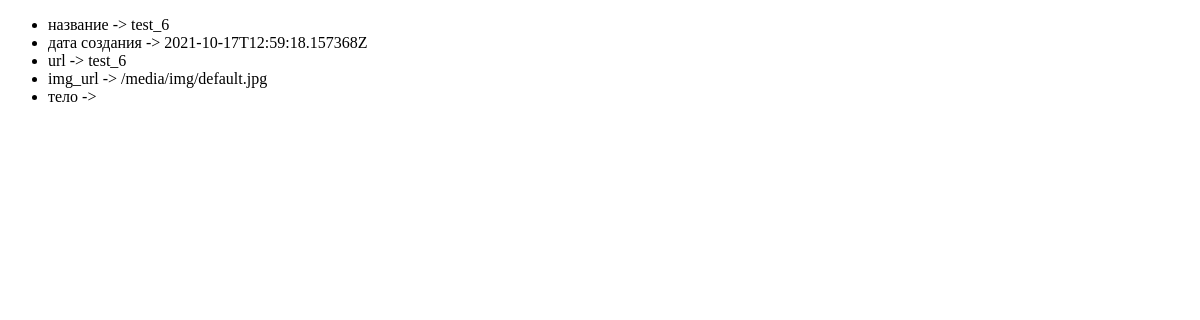
The app's page /news/test_6, older data.
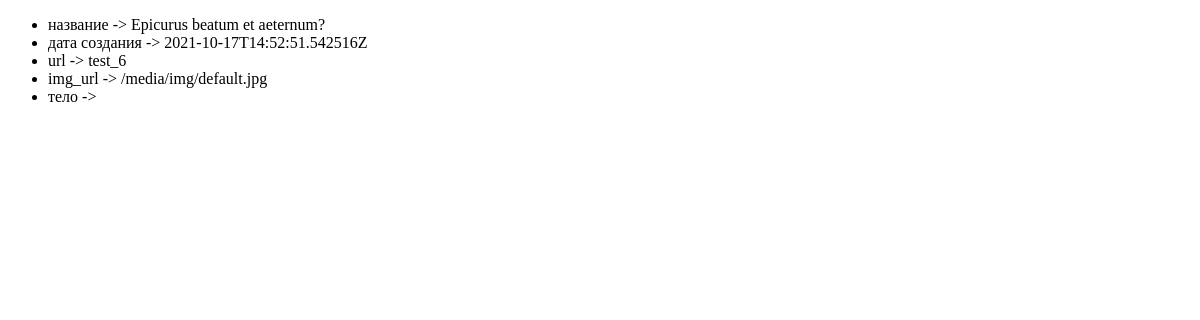
The same page, newer data.
### multi_oil/models.py (models this page shows, shortened)
class News(models.Model):
    name = models.TextField(max_length=100, verbose_name="Название новости")
    name_url = models.CharField(max_length=100,verbose_name="URL",unique=True,default="",validators=[MinLengthValidator(3)])
    img = models.ImageField(verbose_name='Изображение', upload_to="img", default="img/default.jpg")
    body = RichTextField(verbose_name='Новость', null=True, blank=True, default="")
    data = models.TextField(max_length=100, verbose_name="Дата",default="",blank=True)
    date_add = models.DateTimeField(verbose_name="Дата создания",auto_now_add=True,)
    def get_absolute_url(self):
        return reverse('multi_oil:get-news', args=[str(self.name_url)])
    class Meta:
        verbose_name_plural = "Новости"
        verbose_name = "Новость"

### multi_oil/views.py (the view)
# urls.py: path("news/<str:name_url>", views.GetNewsView.as_view(), name="get-news"),
class GetNewsView(TemplateView):
    template_name = "templalet_news.html"
    def get_context_data(self, **kwargs):
        new = News.objects.get(name_url=self.kwargs['name_url'])
        data = NewsSerializer(new).data
        context = super().get_context_data(**kwargs)
        for value in data:
            context[value] = data[value]
        return context

### multi_oil/serializers.py (called while the page is built)
    def get_url(self, obj):
        return base_url + obj.get_absolute_url()

### templates/templalet_news.html (shortened to what this page needs)
<!DOCTYPE html>
<html lang="en">
<head>
</head>
<body>
<ul>
    <li>название  -> {{ name |safe }}  </li>
    <li>дата создания -> {{ date_add |safe }}   </li>
    <li>url -> {{ name_url |safe }}   </li>
    <li>img_url -> {{ img |safe }}   </li>
    <li>тело  -> {{ body |safe }}   </li>
</ul>
</body>
</html>

Row changes from the older to the newer data that the page shows:
changed News "test_6": name "test_6" → "Epicurus beatum et aeternum?"
Text that changed along with them:
{{ date_add |safe }}: "2021-10-17T12:59:18.157368Z" → "2021-10-17T14:52:51.542516Z"
